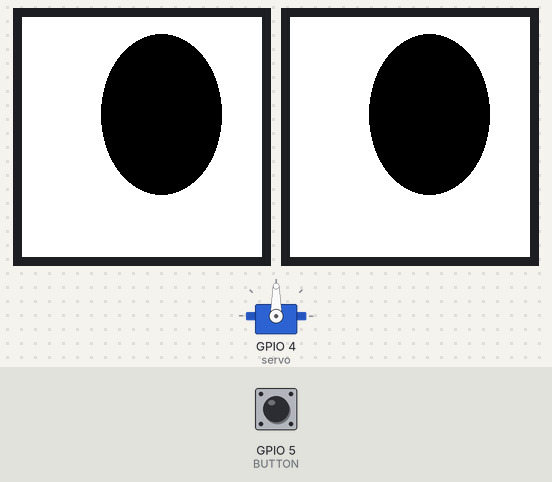
This program was run on a simulated ESP32. Parts: servo, 2 × 240×240 colour display. Inputs (shaded band) come from the test bench; at power-on: GPIO 5 (BUTTON) HIGH. Random numbers use the default seed unless the program sets one; the audio player accepts every command and is not drawn; what the program prints to the serial monitor is not drawn.

Above: at 3.2 s.
3.3 s: GPIO 5 (BUTTON) pulled LOW for 0.15 s
At 4.7 s:
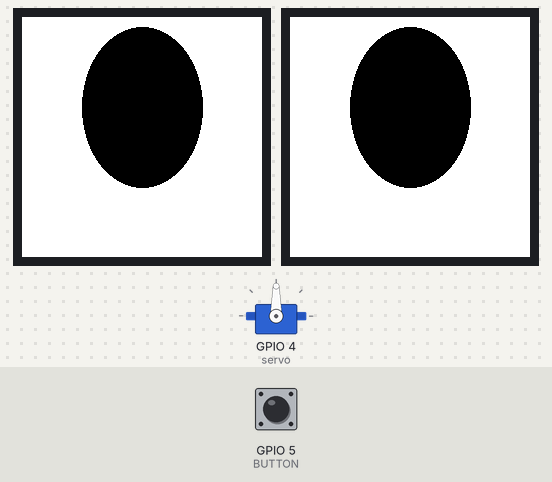
6.4 s: GPIO 5 (BUTTON) driven LOW
At 9.2 s:
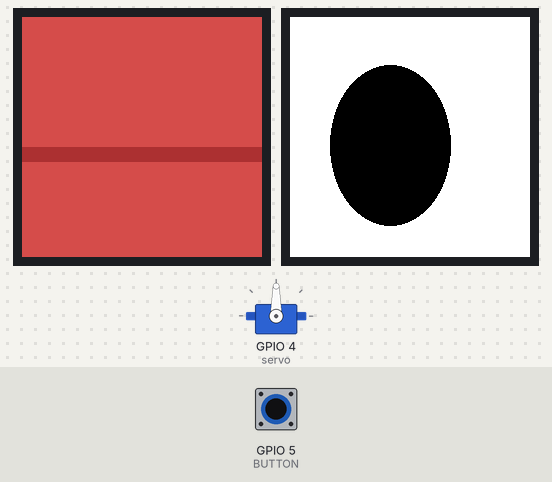
9.4 s: GPIO 5 (BUTTON) driven HIGH
11.5 s: GPIO 5 (BUTTON) driven LOW
At 12.7 s:
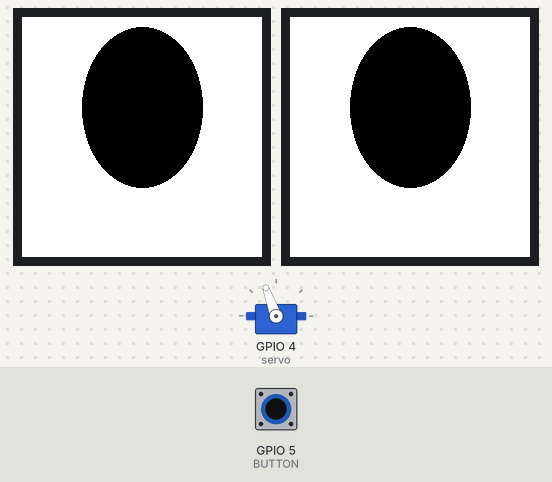
14.5 s: GPIO 5 (BUTTON) pulsed HIGH 2 times (0.12 s each, 0.3 s apart)
Timing chart, 0 to 21.7 s (numbered marks = the images above; inputs shaded):
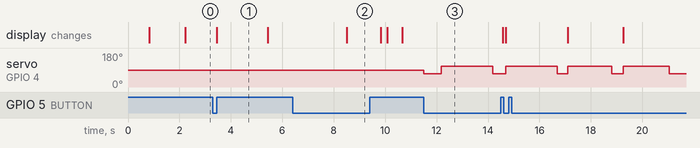

The program:

main.cpp
```cpp
#include <Arduino.h>
#include <ESP32Servo.h>
#include <Arduino_GFX_Library.h>
#include "SoftwareSerial.h"
#include "DFRobotDFPlayerMini.h"

//servo closed 80
//servo open 120
#define BUTTON 5

#define AUDIO_TX 21
#define AUDIO_RX 22

#define EYELID_COLOR 0xD269
#define EYELID_SHADE 0xA986

HardwareSerial softSerial(1);
DFRobotDFPlayerMini myDFPlayer;

/* More data bus class: https://github.com/moononournation/Arduino_GFX/wiki/Data-Bus-Class */
Arduino_DataBus *bus = new Arduino_HWSPI(33 /* DC */, 32 /* CS */);
Arduino_DataBus *bus2 = new Arduino_HWSPI(25 /* DC */, 26 /* CS */);
Arduino_GFX *rightEye = new Arduino_GC9A01(bus, 21 /* RST */, 0 /* rotation */, true /* IPS */);
Arduino_GFX *leftEye = new Arduino_GC9A01(bus2, 27 /* RST */, 0 /* rotation */, true /* IPS */);

void songOne();
void songTwo();
void songThree();

void eyesOpen();
void eyesOpenXY(int x, int y);
void eyesClosed();
void eyelidsDown();
void wink();

void mouthClose();
void mouthOpen();

void idleLoop(void *pvParameters);
TaskHandle_t idleTask;

Servo servo;

int song = 0;
int isPlaying = 0;

void setup(void)
{
  softSerial.begin(9600, SERIAL_8N1, AUDIO_TX, AUDIO_RX);
  Serial.begin(115200);

  ESP32PWM::allocateTimer(0);
  servo.setPeriodHertz(50); // Standard 50hz servo
  servo.attach(4, 500, 2400);

  Serial.println();
  Serial.println(F("DFRobot DFPlayer Mini Demo"));
  Serial.println(F("Initializing DFPlayer ... (May take 3~5 seconds)"));

  delay(100);
  while (!myDFPlayer.begin(softSerial))
  {
    Serial.print(F("."));
    delay(10);
  }

  Serial.println(F("DFPlayer Mini online."));

  delay(100);

  myDFPlayer.volume(30); //Set volume value. From 0 to 30

  rightEye->begin();
  leftEye->begin();
  rightEye->fillScreen(BLACK);
  leftEye->fillScreen(BLACK);

  delay(1000);

  xTaskCreatePinnedToCore(idleLoop, "IdleTask", 10000, NULL, 1, &idleTask, 0);

  pinMode(BUTTON, INPUT_PULLUP);
}

void eyesOpen()
{
  eyesOpenXY(120, 90);
}

void eyesOpenXY(int x, int y)
{
  rightEye->fillScreen(0xffff);
  rightEye->fillEllipse(x, y, 60, 80, 0x0000);
  leftEye->fillScreen(0xffff);
  leftEye->fillEllipse(x, y, 60, 80, 0x0000);
}

void eyelidsDown()
{
  eyesOpenXY(120, 120);

  rightEye->fillTriangle(0, 30, 240, 0, 240, 120, EYELID_COLOR);
  rightEye->fillRect(0, 0, 240, 30, EYELID_COLOR);
  leftEye->fillRect(0, 0, 240, 30, EYELID_COLOR);
  leftEye->fillTriangle(0, 0, 240, 30, 0, 120, EYELID_COLOR);
}

void eyesClosed()
{
  rightEye->fillScreen(EYELID_COLOR);
  rightEye->fillRect(0, 130, 240, 15, EYELID_SHADE);
  leftEye->fillScreen(EYELID_COLOR);
  leftEye->fillRect(0, 130, 240, 15, EYELID_SHADE);
}

void songOne()
{
  isPlaying = 1;
  Serial.println("Playing song 1");
  mouthClose();

  myDFPlayer.play(1);
  delay(500);

  eyesOpen();
  mouthOpen();
  delay(2000);
  mouthClose();
  delay(300);

  eyelidsDown();
  mouthOpen();
  delay(2000);
  mouthClose();
  delay(300);

  eyesClosed();
  mouthOpen();
  delay(1700);
  mouthClose();
  delay(300);

  eyesOpen();
  mouthOpen();
  delay(1800);
  mouthClose();
  isPlaying = 0;
}

void songTwo()
{
  isPlaying = 1;
  Serial.println("Playing song 2");
  mouthClose();

  myDFPlayer.play(2);
  delay(500);

  eyelidsDown();
  mouthOpen();
  delay(3000);
  mouthClose();
  delay(300);

  eyesClosed();
  mouthOpen();
  delay(2000);
  mouthClose();
  delay(1200);

  eyelidsDown();
  mouthOpen();
  delay(3000);
  mouthClose();
  delay(300);

  eyesOpen();
  mouthOpen();
  delay(2000);
  mouthClose();
  isPlaying = 0;
}

void songThree()
{
  isPlaying = 1;
  Serial.println("Playing song 3");
  mouthClose();

  myDFPlayer.play(3);
  delay(500);

  eyesOpenXY(90, 150);
  mouthOpen();
  delay(900);
  mouthClose();
  delay(200);

  eyesOpenXY(150, 150);
  mouthOpen();
  delay(900);
  mouthClose();
  delay(200);

  eyesOpenXY(90, 90);
  mouthOpen();
  delay(800);
  mouthClose();
  delay(200);

  eyesOpenXY(150, 90);
  mouthOpen();
  delay(800);
  mouthClose();
  delay(200);

  eyelidsDown();
  mouthOpen();
  delay(1200);
  mouthClose();

  eyesClosed();
  mouthOpen();
  delay(1200);
  mouthClose();
  isPlaying = 0;
}

void mouthClose()
{
  servo.write(70);
}

void mouthOpen()
{
  servo.write(110);
}

void wink()
{
  eyesOpen();
  delay(5000);
  rightEye->fillScreen(EYELID_COLOR);
  rightEye->fillRect(0, 130, 240, 15, EYELID_SHADE);
  delay(2000);
  eyesOpen();
}

void loop()
{
  if (digitalRead(BUTTON) == 0)
  {
    switch (song)
    {
    case 0:
      song++;
      return wink();
    case 1:
      song++;
      return songOne();
    case 2:
      song++;
      return songTwo();
    case 3:
      song = 0;
      return songThree();
    }
  }
  delay(10);
}

void idleLoop(void *pvParameters)
{
  for (;;)
  {
    if (!isPlaying)
      eyesOpenXY(random(90, 150), random(90, 150));
    delay(random(2000, 5000));
    if (!isPlaying)
      eyesOpenXY(random(90, 150), random(90, 150));
    delay(random(1000, 5000));
    if (!isPlaying)
      eyesClosed();
    delay(100);
  }
}
```

Measured:
- after the input at 11.5 s, servo on GPIO 4 (servo): 90° → 70° at once, → 110° 0.68 s later, → 70° 2.0 s later
- what the display in image 1 shows lasts 1.9 s, from 3.5 s to 5.4 s
